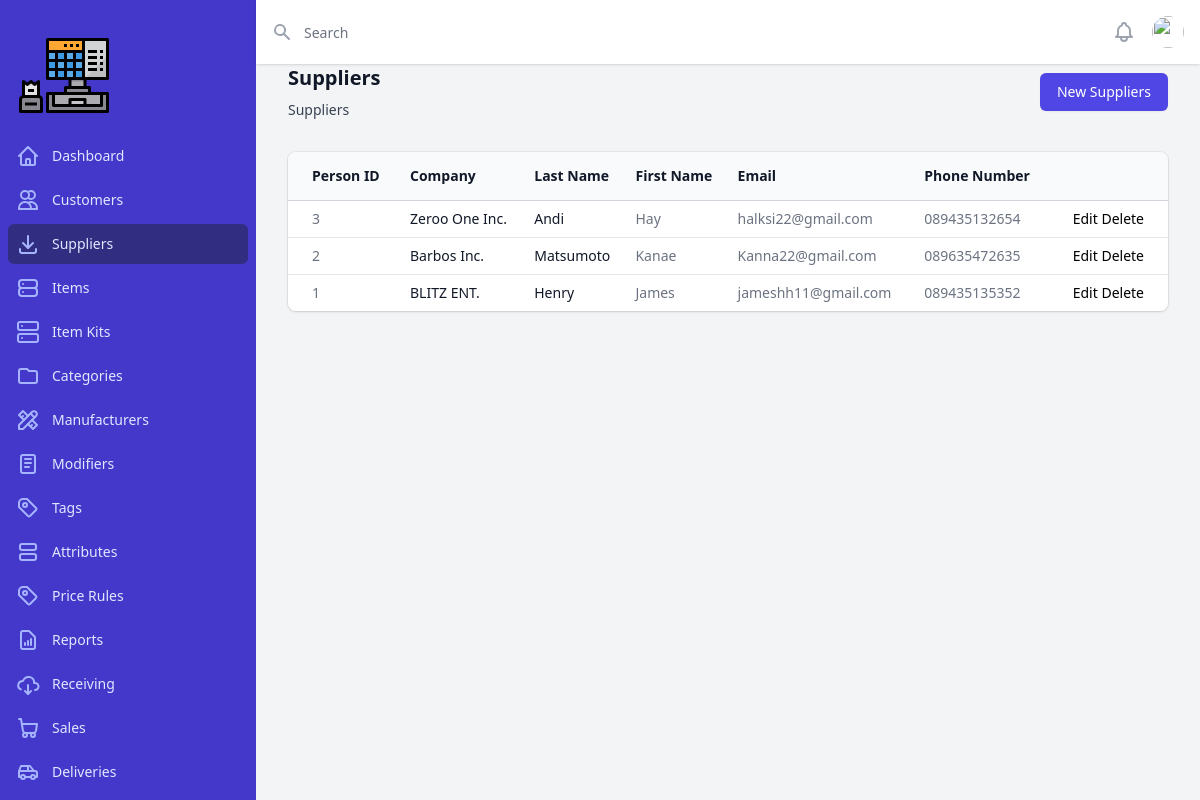
The page /index.php?page=suppliers on the database its author committed.
### tables this page shows
CREATE TABLE `tbl_suppliers` (
  `person_id` int(11) NOT NULL,
  `company_name` varchar(100) NOT NULL,
  `last_name` varchar(200) NOT NULL,
  `first_name` varchar(200) NOT NULL,
  `email` varchar(200) NOT NULL,
  `phone` varchar(20) NOT NULL
);

### pages/suppliers/suppliers.php (the view, shortened to what this page needs)
<?php
require_once("config.php");
?>
<?php
	$pdo_statement = $pdo_conn->prepare("SELECT * FROM tbl_suppliers ORDER BY person_id DESC");
	$pdo_statement->execute();
	$result = $pdo_statement->fetchAll();
?>
<div class="px-4 sm:px-6 lg:px-8">
  <div class="sm:flex sm:items-center">
    <div class="sm:flex-auto">
      <h1 class="text-xl font-semibold text-gray-900">Suppliers</h1>
      <p class="mt-2 text-sm text-gray-700">Suppliers</p>
    </div>
    <div class="mt-4 sm:mt-0 sm:ml-16 sm:flex-none">
      <a href="index.php?page=suppliers-create">
        <button type="button" class="inline-flex items-center justify-center rounded-md border border-transparent bg-indigo-600 px-4 py-2 text-sm font-medium text-white shadow-sm hover:bg-indigo-700 focus:outline-none focus:ring-2 focus:ring-indigo-500 focus:ring-offset-2 sm:w-auto">New Suppliers</button>
      </a>
    </div>
  </div>
  <div class="mt-8 flex flex-col">
    <div class="-my-2 -mx-4 overflow-x-auto sm:-mx-6 lg:-mx-8">
      <div class="inline-block min-w-full py-2 align-middle md:px-6 lg:px-8">
        <div class="overflow-hidden shadow ring-1 ring-black ring-opacity-5 md:rounded-lg">
          <table class="min-w-full divide-y divide-gray-300">
            <thead class="bg-gray-50">
              <tr>
                <th scope="col" class="whitespace-nowrap py-3.5 pl-4 pr-3 text-left text-sm font-semibold text-gray-900 sm:pl-6">Person ID</th>
                <th scope="col" class="whitespace-nowrap px-2 py-3.5 text-left text-sm font-semibold text-gray-900">Company</th>
                <th scope="col" class="whitespace-nowrap px-2 py-3.5 text-left text-sm font-semibold text-gray-900">Last Name</th>
                <th scope="col" class="whitespace-nowrap px-2 py-3.5 text-left text-sm font-semibold text-gray-900">First Name</th>
                <th scope="col" class="whitespace-nowrap px-2 py-3.5 text-left text-sm font-semibold text-gray-900">Email</th>
                <th scope="col" class="whitespace-nowrap px-2 py-3.5 text-left text-sm font-semibold text-gray-900">Phone Number</th>
                <th scope="col" class="relative whitespace-nowrap py-3.5 pl-3 pr-4 sm:pr-6">
                </th>
              </tr>
            </thead>
            <tbody class="divide-y divide-gray-200 bg-white">
            <?php
              if(!empty($result)) {
              foreach($result as $row) {
              ?>
              <tr>
                <td class="whitespace-nowrap py-2 pl-4 pr-3 text-sm text-gray-500 sm:pl-6 text"><?php echo $row['person_id'] ?></td>
                <td class="whitespace-nowrap px-2 py-2 text-sm font-medium text-gray-900"><?php echo $row['company_name'] ?></td>
                <td class="whitespace-nowrap px-2 py-2 text-sm text-gray-900"><?php echo $row['last_name'] ?></td>
                <td class="whitespace-nowrap px-2 py-2 text-sm text-gray-500"><?php echo $row['first_name'] ?></td>
                <td class="whitespace-nowrap px-2 py-2 text-sm text-gray-500"><?php echo $row['email'] ?></td>
                <td class="whitespace-nowrap px-2 py-2 text-sm text-gray-500"><?php echo $row['phone'] ?></td>
                <td class="relative whitespace-nowrap py-2 pl-3 pr-4 text-right text-sm font-medium sm:pr-6">
                  <a href="index.php?page=suppliers-update&person_id=<?php echo $row['person_id'] ?>">Edit</a>
                  <a href="index.php?page=suppliers-delete&person_id=<?php echo $row['person_id'] ?>" onclick="return confirm('do you want to delete this?')">Delete</a>
                </td>
              </tr>
              <?php } } ?>
            </tbody>
          </table>
        </div>
      </div>
    </div>
  </div>
</div>

### rows shown on the page
tbl_suppliers: person_id "3", company_name "Zeroo One Inc.", last_name "Andi", first_name "Hay", email "halksi22@gmail.com", phone "089435132654"
tbl_suppliers: person_id "2", company_name "Barbos Inc.", last_name "Matsumoto", first_name "Kanae", email "Kanna22@gmail.com", phone "089635472635"
tbl_suppliers: person_id "1", company_name "BLITZ ENT.", last_name "Henry", first_name "James", email "jameshh11@gmail.com", phone "089435135352"
